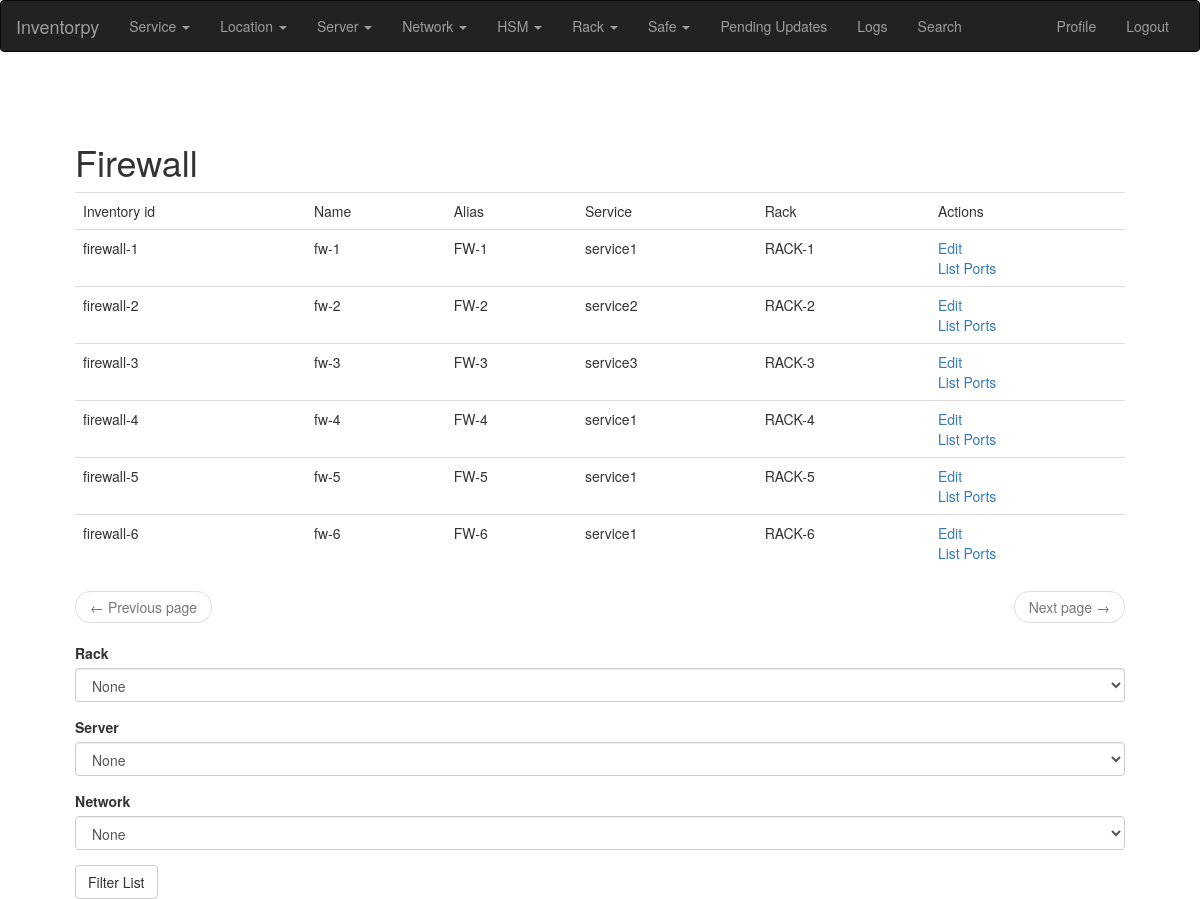
The app's page /firewall/list/ (signed in) with its own data.
### app/modules/firewall/models.py (models this page shows, shortened)
class Firewall(db.Model):
    __tablename__ = "firewall"
    __searchable__ = ['name', 'alias', 'status', 'serial', 'manufacturer', 'model', 'status', 'comment']
    id = db.Column(db.Integer, primary_key=True)
    name = db.Column(db.String(140), unique=True)
    alias = db.Column(db.String(140), unique=True)
    ipaddress = db.Column(db.String(140))
    serial = db.Column(db.String(140))
    manufacturer = db.Column(db.String(140))
    model = db.Column(db.String(140))
    rack_id = db.Column(db.Integer, db.ForeignKey('rack.id'))
    rack = db.relationship('Rack')
    rack_position = db.Column(db.String(10))
    service_id = db.Column(db.Integer, db.ForeignKey('service.id'))
    service = db.relationship('Service')
    status = db.Column(db.String(140))
    support_start = db.Column(db.DateTime)
    support_end = db.Column(db.DateTime)
    comment = db.Column(db.String(2000))
    def inventory_id(self):
        return '{}-{}'.format(self.__class__.__name__.lower(), self.id)

### app/models.py (models this page shows, shortened)
class PaginatedAPIMixin(object):
    @staticmethod
    def to_collection_dict(query, page, per_page, endpoint, **kwargs):
        resources = query.paginate(page, per_page, False)
        print("page: %s per_page: %s endpoint %s" % (page, per_page, endpoint))
        data = {
            'items': [item.to_dict() for item in resources.items],
            '_meta': {
                'page': page,
                'per_page': per_page,
                'total_pages': resources.pages,
                'total_items': resources.total
            },
            '_links': {
                'self': url_for(endpoint, id=id, page=page, per_page=per_page,
                                **kwargs),
                'next': url_for(endpoint, id=id, page=page + 1, per_page=per_page,
                                **kwargs) if resources.has_next else None,
                'prev': url_for(endpoint, id=id, page=page - 1, per_page=per_page,
                                **kwargs) if resources.has_prev else None
            }
        }
        return data

class Service(PaginatedAPIMixin, db.Model):
    __tablename__ = "service"
    __searchable__ = ['name']
    id = db.Column(db.Integer, primary_key=True)
    name = db.Column(db.String(140), unique=True)
    updated = db.Column(db.DateTime, index=True, default=datetime.utcnow)
    color = db.Column(db.String(140))
    users = db.relationship('User', secondary=service_user)
    manager = db.relationship('User', foreign_keys='Service.manager_id')
    manager_id = db.Column(db.Integer, db.ForeignKey('user.id'))

### app/modules/rack/models.py (models this page shows, shortened)
class Rack(db.Model):
    __tablename__ = "rack"
    __searchable__ = ['name', 'audit_status', 'location_id', 'audit_comment', 'comment']
    id = db.Column(db.Integer, primary_key=True)
    name = db.Column(db.String(140), unique=True)
    location_id = db.Column(db.Integer, db.ForeignKey('location.id'))
    location = db.relationship('Location')
    comment = db.Column(db.String(600))
    audit_status = db.Column(db.String(20))
    audit_comment = db.Column(db.String(255))
    audit_date = db.Column(db.DateTime)
    auditor = db.relationship('User', foreign_keys='Rack.auditor_id')
    auditor_id = db.Column(db.Integer, db.ForeignKey('user.id'))
    def name_with_location(self):
        return '{} ({})'.format(self.name, self.location.longName())

### app/modules/firewall/routes.py (the view)
@bp.route('/firewall/list/', methods=['GET', 'POST'])
@login_required
def firewall_list():
    from app.modules.server.models import Server
    page = request.args.get('page', 1, type=int)
    service_name = request.args.get('service')
    service = Service.query.filter_by(name=service_name).first()
    form = FilterFirewallListForm()
    if request.method == 'POST' and form.validate_on_submit():
        server = Server.query.get(form.server.data)
        rack = Rack.query.get(form.rack.data)
        if server is not None:
            firewall_ports = FirewallPort.query.filter_by(server_id=server.id).all()
        elif service is not None:
            firewalls = Firewall.query.filter_by(service_id=service.id).paginate(
                    page, current_app.config['POSTS_PER_PAGE'], False)
        elif rack is not None:
            firewalls = Firewall.query.filter_by(rack_id=rack.id).paginate(
                    page, current_app.config['POSTS_PER_PAGE'], False)
        else:
            firewalls = Firewall.query.order_by(Firewall.name).paginate(
                page, current_app.config['POSTS_PER_PAGE'], False)
    else:
        if service is not None:
            firewalls = Firewall.query.filter_by(service_id=service.id).paginate(
                page, current_app.config['POSTS_PER_PAGE'], False)
        else:
            firewalls = Firewall.query.order_by(Firewall.name).paginate(
                page, current_app.config['POSTS_PER_PAGE'], False)
    next_url = url_for('main.firewall_list', page=firewalls.next_num) \
        if firewalls.has_next else None
    prev_url = url_for('main.firewall_list', page=firewalls.prev_num) \
        if firewalls.has_prev else None
    return render_template('firewall.html', title=_('Firewall'),
                           firewalls=firewalls.items, next_url=next_url,
                           prev_url=prev_url, form=form)

### app/modules/firewall/forms.py
class FilterFirewallListForm(FlaskForm):
    rack = SelectField(_l('Rack'), coerce=int)
    server = SelectField(_l('Server'), coerce=int)
    network = SelectField(_l('Network'), coerce=int)
    submit = SubmitField(_l('Filter List'))
    def __init__(self, *args, **kwargs):
        super().__init__(*args, **kwargs)
        from app.modules.server.models import Server
        from app.modules.rack.models import Rack
        self.rack.choices = [(r.id, r.name_with_location()) for r in Rack.query.order_by(Rack.name).all()]
        self.rack.choices.insert(0, (-1, _l('None')))
        self.server.choices = [(s.id, '{} ({})'.format(s.hostname, s.rack.name)) for s in Server.query.order_by(Server.id).all()]
        self.server.choices.insert(0, (-1, _l('None')))
        self.network.choices = [(n.id, n.name) for n in Network.query.order_by(Network.id).all()]
        self.network.choices.insert(0, (-1, _l('None')))

### app/main/routes.py (called while the page is built)
@bp.before_app_request
def before_request():
    if current_user.is_authenticated:
        current_user.last_seen = datetime.utcnow()
        db.session.commit()
    g.locale = str(get_locale())

### app/models.py (called while the page is built)
@login.user_loader
def load_user(id):
    print(f'regular user loaded for login userid: {id}')
    return User.query.get(int(id))

    def longName(self):
        return '{} / {} / {} / {}'.format(self.place, self.facillity,
                                          self.area, self.position)

### app/templates/firewall.html (shortened to what this page needs)
{% extends "base.html" %}
{% import 'bootstrap/wtf.html' as wtf %}
{% block app_content %}
  {% if firewalls %}
  <table class="table table-hover">
    <tr>
      <td>{{_('Inventory id')}}</td>
      <td>{{_('Name')}}</td>
      <td>{{_('Alias')}}</td>
      <td>{{_('Service')}}</td>
      <td>{{_('Rack')}}</td>
      <td>{{_('Actions')}}</td>
    </tr>
    {% for f in firewalls %}
      <tr>
        <td>
              {{ f.inventory_id() }}
        </td>
        <td>
                {{ f.name }}
        </td>
        <td>
                {{f.alias}}
        </td>
        <td>
          {% if f.service %}
              {{f.service.name}}
          {% endif %}
        </td>
        <td>
          {% if f.rack %}
                {{f.rack.name}}
          {% endif %}
        </td>
        <td>
          <A HREF="{{url_for('main.firewall_edit', firewall=f.id)}}"> {{ _('Edit') }}</A> <br/>
          <A HREF="{{url_for('main.firewall_port_list', firewall=f.id)}}"> {{ _('List Ports') }}</A>
        </td>
      </tr>
    {% endfor %}
    </table>
    <nav aria-label="...">
        <ul class="pager">
            <li class="previous{% if not prev_url %} disabled{% endif %}">
                <a href="{{ prev_url or '#' }}">
                    <span aria-hidden="true">&larr;</span> {{ _('Previous page') }}
                </a>
            </li>
            <li class="next{% if not next_url %} disabled{% endif %}">
                <a href="{{ next_url or '#' }}">
                    {{ _('Next page') }} <span aria-hidden="true">&rarr;</span>
                </a>
            </li>
        </ul>
    </nav>
  {% endif %}
  {% if form %}
      {{ wtf.quick_form(form) }}
  {% endif %}
{% endblock %}

### records on screen
Firewall: inventory_id "firewall-1", name "fw-1", alias "FW-1", service.name "service1", rack.name "RACK-1"
Firewall: inventory_id "firewall-2", name "fw-2", alias "FW-2", service.name "service2", rack.name "RACK-2"
Firewall: inventory_id "firewall-3", name "fw-3", alias "FW-3", service.name "service3", rack.name "RACK-3"
Firewall: inventory_id "firewall-4", name "fw-4", alias "FW-4", service.name "service1", rack.name "RACK-4"
Firewall: inventory_id "firewall-5", name "fw-5", alias "FW-5", service.name "service1", rack.name "RACK-5"
Firewall: inventory_id "firewall-6", name "fw-6", alias "FW-6", service.name "service1", rack.name "RACK-6"

### other values on screen
{{ title }} "Firewall"
